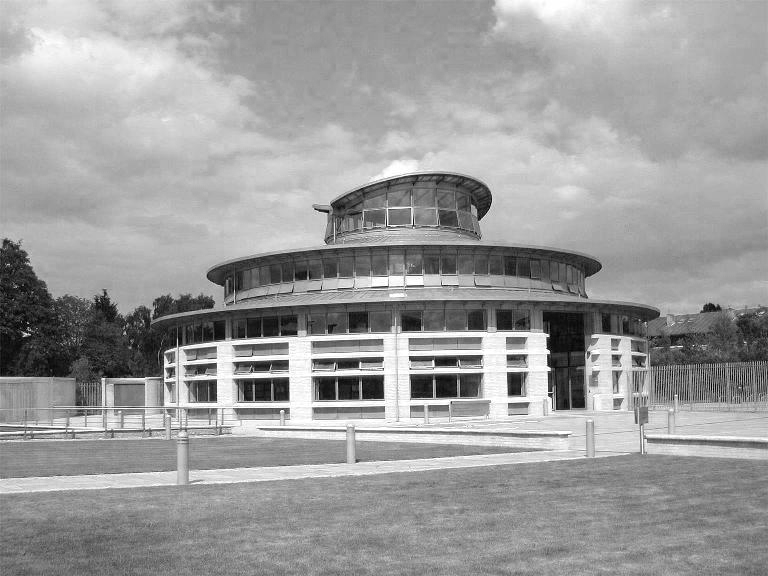
#> input picture Mphil/1Applied_Data_Science/Supervision/Supervision4/moorelib-gray.png, 768 x 576 px
$ jupyter execute qn2.ipynb
#> lines starting #> are read from the running program, lines starting #| are printed output that depends on the picture
In this question, we will perform vector quantisation on an image using $k$-means, Break the image inoorelib-gray.png into $8 \times 8$ pixel squares and convert this into $64-$ dimension vectors.

[cell 1]
import numpy as np
from PIL import Image

def image_to_vectors(image_path):
    # Open the image
#> called with image_path = 'moorelib-gray.png'
    img = Image.open(image_path)
#> img is the input picture: PIL image 768x576 L; min 0, max 255, mean 156.3

    # Convert the image to grayscale if it's in color
    img = img.convert('L')

    # Get the image data as a NumPy array
    img_array = np.array(img)

    print (img_array.shape)
#| (576, 768)

    # Get the dimensions of the image
    height, width = img_array.shape
#> height = 576; width = 768

    # Initialize an empty list to store the vectors
    vectors = []

    # Break the image into 8x8 pixel squares and convert each square into a vector
    for i in range(0, height, 8):
        for j in range(0, width, 8):
            square = img_array[i:i+8, j:j+8].flatten()
            vectors.append(square)
#> after the loop, vectors = 6912 items

    # Convert the list of vectors to a NumPy array
    vectors_array = np.array(vectors)

    return vectors_array

[cell 2]
def vectors_to_image (vectors_array):
    # Get the dimensions of the image
    height, width = 576, 768

    # Initialize a NumPy array to store the image
    img_array = np.zeros((height, width), dtype=np.uint8)

    # Get the number of vectors
    num_vectors = vectors_array.shape[0]
#> num_vectors = 6912

    # Break the vectors into 8x8 pixel squares and insert them into the image array
    for i in range(0, height, 8):
        for j in range(0, width, 8):

            img_array[i:i+8, j:j+8] = vectors_array[i//8*width//8+j//8].reshape((8, 8))

    # Create a new image from the NumPy array
    img = Image.fromarray(img_array, 'L')

    # Show the image
    img.show()

[cell 3]
# Example usage
image_path = 'moorelib-gray.png'
vectors = image_to_vectors(image_path)


vectors_to_image(vectors)
print (vectors.shape)
#| (6912, 64)

a. Cluster the resulting set of vectors using $k$-means,

[cell 4]
from sklearn.cluster import KMeans

kmeans = KMeans(n_clusters= 20, random_state=0).fit(vectors)
kmeans.fit(vectors)

print (kmeans.labels_)
#> (printed output is left out)

b. What do the cluster centroids look like?

[cell 5]
print (kmeans.cluster_centers_)
#> (printed output is left out)

c. Can you use this for image compression (i.e. can you reconstruct the originat image using only the cluster centroids)?

[cell 6]
# recreate the vector array with the cluster centers
new_vectors = kmeans.cluster_centers_[kmeans.labels_]

vectors_to_image(new_vectors)
#> after the loop in vectors_to_image (call 2), `for i in range(0, height, 8):`:
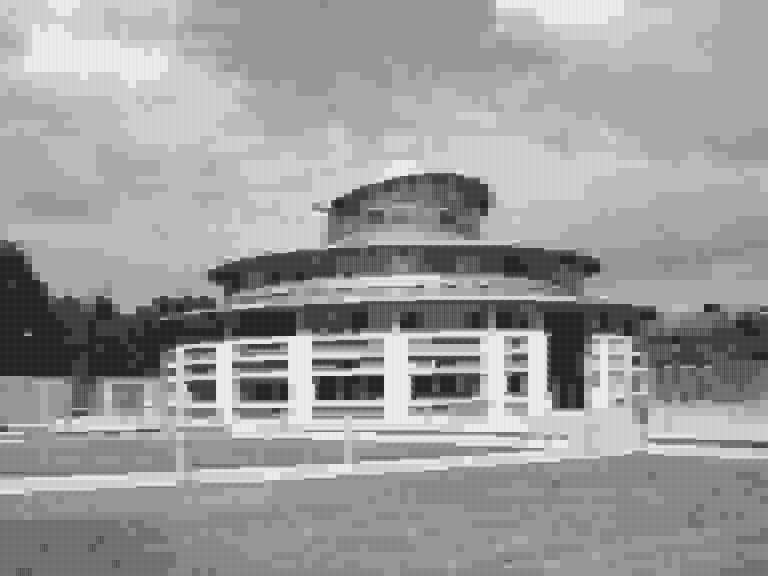
#> img_array: shape (576, 768); min 35, max 236, mean 155.8

[cell 7]
print (np.product((kmeans.cluster_centers_.shape)))
#| 1280
print (len(kmeans.labels_))
#| 6912

[cell 8]
print ("total information:", np.product(vectors.shape))
#| total information: 442368

[cell 9]
print ("total information:",(len(kmeans.labels_) +  np.product(kmeans.cluster_centers_.shape)))
#| total information: 8192
print ("total information:",(len(kmeans.labels_)))
#| total information: 6912
